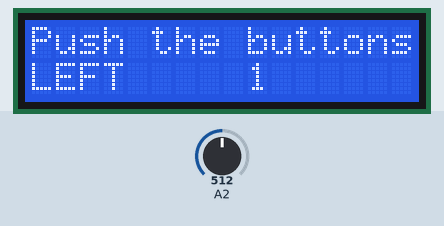
A sketch run on a simulated Arduino Mega 2560, built with avr-gcc and run on an emulated ATmega2560. Parts: 16×2 character LCD. The test bench sets the inputs (shaded band); at power-on: A2 = 512.

Above: at 1.2 s.
1.3 s: A2 set to 467
3.5 s: A2 set to 435
At 4.8 s:
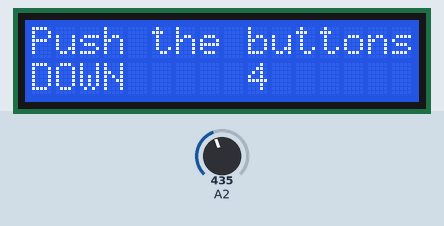
6.5 s: A2 set to 259
8.5 s: A2 set to 243
At 9.8 s:
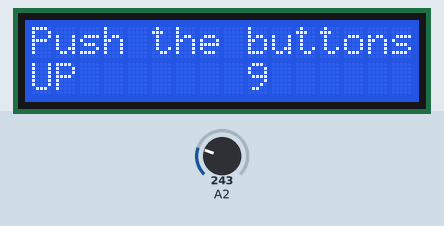
11.5 s: A2 set to 53
13.5 s: A2 set to 45
At 14.8 s:
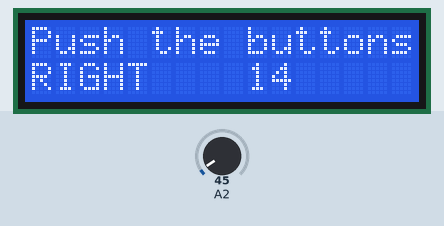
Timing chart, 0 to 16.5 s (numbered marks = the images above; inputs shaded):
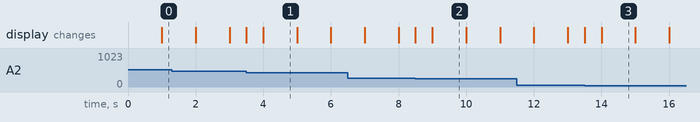

The sketch:

source.ino
```cpp
/*************************************************************************************

  Mark Bramwell, July 2010

  This program will test the LCD panel and the buttons.When you push the button on the shield，
  the screen will show the corresponding one.

  Connection: Plug the LCD Keypad to the UNO(or other controllers)

**************************************************************************************/

#include <LiquidCrystal.h>

LiquidCrystal lcd(29, 27, 37, 35, 33, 31);           // select the pins used on the LCD panel

// define some values used by the panel and buttons
int lcd_key     = 0;
int adc_key_in  = 0;

#define btnRIGHT  0
#define btnUP     1
#define btnDOWN   2
#define btnLEFT   3
#define btnSELECT 4
#define btnNONE   5

int read_LCD_buttons() {              // read the buttons
  adc_key_in = analogRead(2);       // read the value from the sensor

  // my buttons when read are centered at these valies: 0, 144, 329, 504, 741
  // we add approx 50 to those values and check to see if we are close
  // We make this the 1st option for speed reasons since it will be the most likely result

  if (adc_key_in > 1000) return btnNONE;

  // For V1.1 us this threshold
  if (adc_key_in < 50)   return btnRIGHT;
  if (adc_key_in < 250)  return btnUP;
  if (adc_key_in < 450)  return btnDOWN;
  if (adc_key_in < 650)  return btnLEFT;
  if (adc_key_in < 850)  return btnSELECT;

  // For V1.0 comment the other threshold and use the one below:
  /*
    if (adc_key_in < 50)   return btnRIGHT;
    if (adc_key_in < 195)  return btnUP;
    if (adc_key_in < 380)  return btnDOWN;
    if (adc_key_in < 555)  return btnLEFT;
    if (adc_key_in < 790)  return btnSELECT;
  */

  return btnNONE;                // when all others fail, return this.
}

void setup() {
  lcd.begin(16, 2);               // start the library
  lcd.setCursor(0, 0);            // set the LCD cursor   position
  lcd.print("Push the buttons");  // print a simple message on the LCD
}

void loop() {
  lcd.setCursor(9, 1);            // move cursor to second line "1" and 9 spaces over
  lcd.print(millis() / 1000);     // display seconds elapsed since power-up

  lcd.setCursor(0, 1);            // move to the begining of the second line
  lcd_key = read_LCD_buttons();   // read the buttons

  switch (lcd_key) {              // depending on which button was pushed, we perform an action

    case btnRIGHT: {            //  push button "RIGHT" and show the word on the screen
        lcd.print("RIGHT ");
        break;
      }
    case btnLEFT: {
        lcd.print("LEFT   "); //  push button "LEFT" and show the word on the screen
        break;
      }
    case btnUP: {
        lcd.print("UP    ");  //  push button "UP" and show the word on the screen
        break;
      }
    case btnDOWN: {
        lcd.print("DOWN  ");  //  push button "DOWN" and show the word on the screen
        break;
      }
    case btnSELECT: {
        lcd.print("SELECT");  //  push button "SELECT" and show the word on the screen
        break;
      }
    case btnNONE: {
        lcd.print("NONE  ");  //  No action  will show "None" on the screen
        break;
      }
  }
}
```

Measured:
- the behaviour switches between 450 and 449 on A2 (found by bisection; images 0 and 1)
- the behaviour switches between 250 and 249 on A2 (found by bisection; images 1 and 2)
- the behaviour switches between 50 and 49 on A2 (found by bisection; images 2 and 3)
- after the input at 3.5 s, the display: first changes at once (image 1 shows a later state)
- after the input at 8.5 s, the display: first changes at once (image 2 shows a later state)
- after the input at 13.5 s, the display: first changes at once (image 3 shows a later state)
- what the display in image 1 shows lasts 1.0 s, from 4.0 s to 5.0 s
